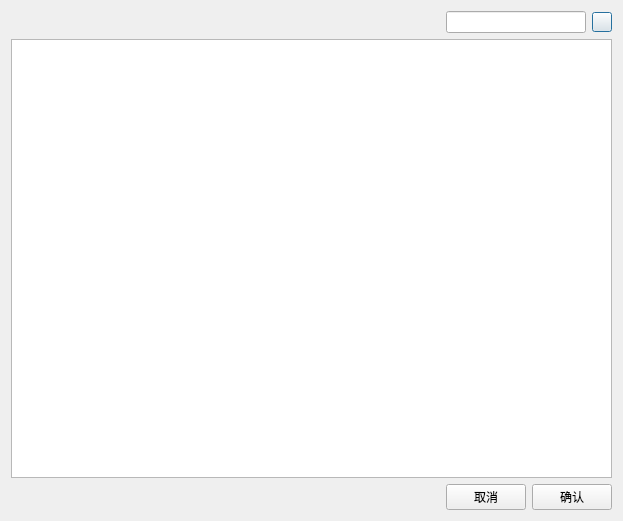
<?xml version="1.0" encoding="UTF-8"?>
<ui version="4.0">
 <class>ParamSelect</class>
 <widget class="QDialog" name="ParamSelect">
  <property name="geometry">
   <rect>
    <x>0</x>
    <y>0</y>
    <width>623</width>
    <height>521</height>
   </rect>
  </property>
  <property name="windowTitle">
   <string>Dialog</string>
  </property>
  <layout class="QGridLayout" name="gridLayout">
   <item row="0" column="0">
    <spacer name="horizontalSpacer">
     <property name="orientation">
      <enum>Qt::Horizontal</enum>
     </property>
     <property name="sizeHint" stdset="0">
      <size>
       <width>437</width>
       <height>20</height>
      </size>
     </property>
    </spacer>
   </item>
   <item row="0" column="1" colspan="2">
    <widget class="QLineEdit" name="searchContent"/>
   </item>
   <item row="0" column="3">
    <widget class="QPushButton" name="search">
     <property name="minimumSize">
      <size>
       <width>20</width>
       <height>20</height>
      </size>
     </property>
     <property name="maximumSize">
      <size>
       <width>20</width>
       <height>20</height>
      </size>
     </property>
     <property name="styleSheet">
      <string notr="true">border-image: url(:/rc/search.png);</string>
     </property>
     <property name="text">
      <string/>
     </property>
    </widget>
   </item>
   <item row="1" column="0" colspan="4">
    <widget class="QTreeView" name="treeView"/>
   </item>
   <item row="2" column="0">
    <spacer name="horizontalSpacer_2">
     <property name="orientation">
      <enum>Qt::Horizontal</enum>
     </property>
     <property name="sizeHint" stdset="0">
      <size>
       <width>437</width>
       <height>20</height>
      </size>
     </property>
    </spacer>
   </item>
   <item row="2" column="1">
    <widget class="QPushButton" name="btncancel">
     <property name="text">
      <string>取消</string>
     </property>
    </widget>
   </item>
   <item row="2" column="2" colspan="2">
    <widget class="QPushButton" name="btnconfirm">
     <property name="text">
      <string>确认</string>
     </property>
    </widget>
   </item>
  </layout>
 </widget>
 <resources/>
 <connections/>
</ui>
